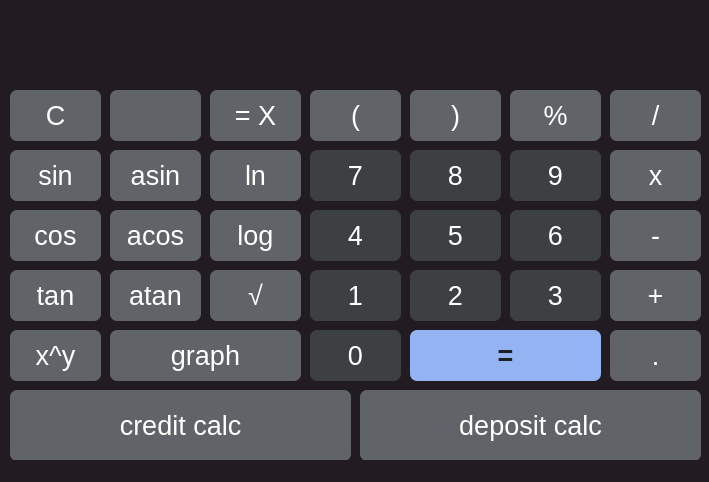
<?xml version="1.0" encoding="UTF-8"?>
<ui version="4.0">
 <class>View</class>
 <widget class="QMainWindow" name="View">
  <property name="enabled">
   <bool>true</bool>
  </property>
  <property name="geometry">
   <rect>
    <x>0</x>
    <y>0</y>
    <width>709</width>
    <height>482</height>
   </rect>
  </property>
  <property name="sizePolicy">
   <sizepolicy hsizetype="Fixed" vsizetype="Preferred">
    <horstretch>0</horstretch>
    <verstretch>0</verstretch>
   </sizepolicy>
  </property>
  <property name="minimumSize">
   <size>
    <width>709</width>
    <height>482</height>
   </size>
  </property>
  <property name="maximumSize">
   <size>
    <width>709</width>
    <height>482</height>
   </size>
  </property>
  <property name="sizeIncrement">
   <size>
    <width>0</width>
    <height>-1</height>
   </size>
  </property>
  <property name="baseSize">
   <size>
    <width>-1</width>
    <height>0</height>
   </size>
  </property>
  <property name="windowTitle">
   <string>s21_smart_calc_cpp</string>
  </property>
  <property name="styleSheet">
   <string notr="true">background-color: rgb(35, 27, 34);
</string>
  </property>
  <widget class="QWidget" name="centralwidget">
   <property name="minimumSize">
    <size>
     <width>709</width>
     <height>482</height>
    </size>
   </property>
   <property name="maximumSize">
    <size>
     <width>709</width>
     <height>482</height>
    </size>
   </property>
   <property name="mouseTracking">
    <bool>false</bool>
   </property>
   <property name="tabletTracking">
    <bool>false</bool>
   </property>
   <widget class="QPushButton" name="pushButton_tch">
    <property name="geometry">
     <rect>
      <x>610</x>
      <y>330</y>
      <width>91</width>
      <height>51</height>
     </rect>
    </property>
    <property name="font">
     <font>
      <pointsize>20</pointsize>
     </font>
    </property>
    <property name="styleSheet">
     <string notr="true">QPushButton {
	background-color: rgb(96, 99, 103);
  	color: white; 
	border-radius: 7px;
}
QPushButton:pressed {
    	border: 1px solid  gray;
	background-color: qlineargradient(x1: 0, y1: 0, x2: 0, y2: 1,
                                      stop: 0 #A9A9A9, stop: 1 #808080);
}</string>
    </property>
    <property name="text">
     <string>.</string>
    </property>
   </widget>
   <widget class="QPushButton" name="pushButton_plus">
    <property name="geometry">
     <rect>
      <x>610</x>
      <y>270</y>
      <width>91</width>
      <height>51</height>
     </rect>
    </property>
    <property name="font">
     <font>
      <pointsize>20</pointsize>
     </font>
    </property>
    <property name="styleSheet">
     <string notr="true">QPushButton {
	background-color: rgb(96, 99, 103);
  	color: white; 
	border-radius: 7px;
}
QPushButton:pressed {
    	border: 1px solid  gray;
	background-color: qlineargradient(x1: 0, y1: 0, x2: 0, y2: 1,
                                      stop: 0 #A9A9A9, stop: 1 #808080);
}</string>
    </property>
    <property name="text">
     <string>+</string>
    </property>
   </widget>
   <widget class="QPushButton" name="pushButton_sub">
    <property name="geometry">
     <rect>
      <x>610</x>
      <y>210</y>
      <width>91</width>
      <height>51</height>
     </rect>
    </property>
    <property name="font">
     <font>
      <pointsize>20</pointsize>
     </font>
    </property>
    <property name="styleSheet">
     <string notr="true">QPushButton {
	background-color: rgb(96, 99, 103);
  	color: white; 
	border-radius: 7px;
}
QPushButton:pressed {
    	border: 1px solid  gray;
	background-color: qlineargradient(x1: 0, y1: 0, x2: 0, y2: 1,
                                      stop: 0 #A9A9A9, stop: 1 #808080);
}</string>
    </property>
    <property name="text">
     <string>-</string>
    </property>
   </widget>
   <widget class="QPushButton" name="pushButton_mult">
    <property name="geometry">
     <rect>
      <x>610</x>
      <y>150</y>
      <width>91</width>
      <height>51</height>
     </rect>
    </property>
    <property name="font">
     <font>
      <pointsize>20</pointsize>
     </font>
    </property>
    <property name="styleSheet">
     <string notr="true">QPushButton {
	background-color: rgb(96, 99, 103);
  	color: white; 
	border-radius: 7px;
}
QPushButton:pressed {
    	border: 1px solid  gray;
	background-color: qlineargradient(x1: 0, y1: 0, x2: 0, y2: 1,
                                      stop: 0 #A9A9A9, stop: 1 #808080);
}</string>
    </property>
    <property name="text">
     <string>x</string>
    </property>
   </widget>
   <widget class="QPushButton" name="pushButton_result">
    <property name="geometry">
     <rect>
      <x>410</x>
      <y>330</y>
      <width>191</width>
      <height>51</height>
     </rect>
    </property>
    <property name="font">
     <font>
      <pointsize>20</pointsize>
      <bold>true</bold>
     </font>
    </property>
    <property name="styleSheet">
     <string notr="true">QPushButton {
	background-color:rgb(147, 179, 242);
  	color:rgb(32, 33, 36); 
	border-radius: 7px;
}
QPushButton:pressed {
    	border: 1px solid  gray;
	background-color: qlineargradient(x1: 0, y1: 0, x2: 0, y2: 1,
                                      stop: 0 #87CEEB, stop: 1 #00BFFF);
}
</string>
    </property>
    <property name="text">
     <string>=</string>
    </property>
   </widget>
   <widget class="QPushButton" name="pushButton_3">
    <property name="geometry">
     <rect>
      <x>510</x>
      <y>270</y>
      <width>91</width>
      <height>51</height>
     </rect>
    </property>
    <property name="font">
     <font>
      <pointsize>20</pointsize>
     </font>
    </property>
    <property name="styleSheet">
     <string notr="true">QPushButton {
	background-color:rgb(61, 64, 67);
  	color: white; 
	border-radius: 7px;
}
QPushButton:pressed {
    	border: 1px solid  gray;
	background-color: qlineargradient(x1: 0, y1: 0, x2: 0, y2: 1,
                                      stop: 0 #696969, stop: 1 #2F4F4F);
}
</string>
    </property>
    <property name="text">
     <string>3</string>
    </property>
   </widget>
   <widget class="QPushButton" name="pushButton_2">
    <property name="geometry">
     <rect>
      <x>410</x>
      <y>270</y>
      <width>91</width>
      <height>51</height>
     </rect>
    </property>
    <property name="font">
     <font>
      <pointsize>20</pointsize>
     </font>
    </property>
    <property name="styleSheet">
     <string notr="true">QPushButton {
	background-color:rgb(61, 64, 67);
  	color: white; 
	border-radius: 7px;
}
QPushButton:pressed {
    	border: 1px solid  gray;
	background-color: qlineargradient(x1: 0, y1: 0, x2: 0, y2: 1,
                                      stop: 0 #696969, stop: 1 #2F4F4F);
}
</string>
    </property>
    <property name="text">
     <string>2</string>
    </property>
   </widget>
   <widget class="QPushButton" name="pushButton_0">
    <property name="geometry">
     <rect>
      <x>310</x>
      <y>330</y>
      <width>91</width>
      <height>51</height>
     </rect>
    </property>
    <property name="font">
     <font>
      <pointsize>20</pointsize>
     </font>
    </property>
    <property name="styleSheet">
     <string notr="true">QPushButton {
	background-color:rgb(61, 64, 67);
  	color: white; 
	border-radius: 7px;
}
QPushButton:pressed {
    	border: 1px solid  gray;
	background-color: qlineargradient(x1: 0, y1: 0, x2: 0, y2: 1,
                                      stop: 0 #696969, stop: 1 #2F4F4F);
}
</string>
    </property>
    <property name="text">
     <string>0</string>
    </property>
   </widget>
   <widget class="QPushButton" name="pushButton_1">
    <property name="geometry">
     <rect>
      <x>310</x>
      <y>270</y>
      <width>91</width>
      <height>51</height>
     </rect>
    </property>
    <property name="font">
     <font>
      <pointsize>20</pointsize>
     </font>
    </property>
    <property name="styleSheet">
     <string notr="true">QPushButton {
	background-color:rgb(61, 64, 67);
  	color: white; 
	border-radius: 7px;
}
QPushButton:pressed {
    	border: 1px solid  gray;
	background-color: qlineargradient(x1: 0, y1: 0, x2: 0, y2: 1,
                                      stop: 0 #696969, stop: 1 #2F4F4F);
}
</string>
    </property>
    <property name="text">
     <string>1</string>
    </property>
   </widget>
   <widget class="QPushButton" name="pushButton_5">
    <property name="geometry">
     <rect>
      <x>410</x>
      <y>210</y>
      <width>91</width>
      <height>51</height>
     </rect>
    </property>
    <property name="font">
     <font>
      <pointsize>20</pointsize>
     </font>
    </property>
    <property name="styleSheet">
     <string notr="true">QPushButton {
	background-color:rgb(61, 64, 67);
  	color: white; 
	border-radius: 7px;
}
QPushButton:pressed {
    	border: 1px solid  gray;
	background-color: qlineargradient(x1: 0, y1: 0, x2: 0, y2: 1,
                                      stop: 0 #696969, stop: 1 #2F4F4F);
}
</string>
    </property>
    <property name="text">
     <string>5</string>
    </property>
   </widget>
   <widget class="QPushButton" name="pushButton_4">
    <property name="geometry">
     <rect>
      <x>310</x>
      <y>210</y>
      <width>91</width>
      <height>51</height>
     </rect>
    </property>
    <property name="font">
     <font>
      <pointsize>20</pointsize>
     </font>
    </property>
    <property name="styleSheet">
     <string notr="true">QPushButton {
	background-color:rgb(61, 64, 67);
  	color: white; 
	border-radius: 7px;
}
QPushButton:pressed {
    	border: 1px solid  gray;
	background-color: qlineargradient(x1: 0, y1: 0, x2: 0, y2: 1,
                                      stop: 0 #696969, stop: 1 #2F4F4F);
}
</string>
    </property>
    <property name="text">
     <string>4</string>
    </property>
   </widget>
   <widget class="QPushButton" name="pushButton_6">
    <property name="geometry">
     <rect>
      <x>510</x>
      <y>210</y>
      <width>91</width>
      <height>51</height>
     </rect>
    </property>
    <property name="font">
     <font>
      <pointsize>20</pointsize>
     </font>
    </property>
    <property name="styleSheet">
     <string notr="true">QPushButton {
	background-color:rgb(61, 64, 67);
  	color: white; 
	border-radius: 7px;
}
QPushButton:pressed {
    	border: 1px solid  gray;
	background-color: qlineargradient(x1: 0, y1: 0, x2: 0, y2: 1,
                                      stop: 0 #696969, stop: 1 #2F4F4F);
}
</string>
    </property>
    <property name="text">
     <string>6</string>
    </property>
   </widget>
   <widget class="QPushButton" name="pushButton_8">
    <property name="geometry">
     <rect>
      <x>410</x>
      <y>150</y>
      <width>91</width>
      <height>51</height>
     </rect>
    </property>
    <property name="font">
     <font>
      <pointsize>20</pointsize>
     </font>
    </property>
    <property name="styleSheet">
     <string notr="true">QPushButton {
	background-color:rgb(61, 64, 67);
  	color: white; 
	border-radius: 7px;
}
QPushButton:pressed {
    	border: 1px solid  gray;
	background-color: qlineargradient(x1: 0, y1: 0, x2: 0, y2: 1,
                                      stop: 0 #696969, stop: 1 #2F4F4F);
}
</string>
    </property>
    <property name="text">
     <string>8</string>
    </property>
   </widget>
   <widget class="QPushButton" name="pushButton_7">
    <property name="geometry">
     <rect>
      <x>310</x>
      <y>150</y>
      <width>91</width>
      <height>51</height>
     </rect>
    </property>
    <property name="font">
     <font>
      <pointsize>20</pointsize>
     </font>
    </property>
    <property name="styleSheet">
     <string notr="true">QPushButton {
	background-color:rgb(61, 64, 67);
  	color: white; 
	border-radius: 7px;
}
QPushButton:pressed {
    	border: 1px solid  gray;
	background-color: qlineargradient(x1: 0, y1: 0, x2: 0, y2: 1,
                                      stop: 0 #696969, stop: 1 #2F4F4F);
}
</string>
    </property>
    <property name="text">
     <string>7</string>
    </property>
   </widget>
   <widget class="QPushButton" name="pushButton_9">
    <property name="geometry">
     <rect>
      <x>510</x>
      <y>150</y>
      <width>91</width>
      <height>51</height>
     </rect>
    </property>
    <property name="font">
     <font>
      <pointsize>20</pointsize>
     </font>
    </property>
    <property name="styleSheet">
     <string notr="true">QPushButton {
	background-color:rgb(61, 64, 67);
  	color: white; 
	border-radius: 7px;
}
QPushButton:pressed {
    	border: 1px solid  gray;
	background-color: qlineargradient(x1: 0, y1: 0, x2: 0, y2: 1,
                                      stop: 0 #696969, stop: 1 #2F4F4F);
}
</string>
    </property>
    <property name="text">
     <string>9</string>
    </property>
   </widget>
   <widget class="QPushButton" name="pushButton_div">
    <property name="geometry">
     <rect>
      <x>610</x>
      <y>90</y>
      <width>91</width>
      <height>51</height>
     </rect>
    </property>
    <property name="font">
     <font>
      <pointsize>20</pointsize>
     </font>
    </property>
    <property name="styleSheet">
     <string notr="true">QPushButton {
	background-color: rgb(96, 99, 103);
  	color: white; 
	border-radius: 7px;
}
QPushButton:pressed {
    	border: 1px solid  gray;
	background-color: qlineargradient(x1: 0, y1: 0, x2: 0, y2: 1,
                                      stop: 0 #A9A9A9, stop: 1 #808080);
}</string>
    </property>
    <property name="text">
     <string>/</string>
    </property>
   </widget>
   <widget class="QPushButton" name="pushButton_mod">
    <property name="geometry">
     <rect>
      <x>510</x>
      <y>90</y>
      <width>91</width>
      <height>51</height>
     </rect>
    </property>
    <property name="font">
     <font>
      <pointsize>20</pointsize>
     </font>
    </property>
    <property name="styleSheet">
     <string notr="true">QPushButton {
	background-color: rgb(96, 99, 103);
  	color: white; 
	border-radius: 7px;
}
QPushButton:pressed {
    	border: 1px solid  gray;
	background-color: qlineargradient(x1: 0, y1: 0, x2: 0, y2: 1,
                                      stop: 0 #A9A9A9, stop: 1 #808080);
}</string>
    </property>
    <property name="text">
     <string>%</string>
    </property>
   </widget>
   <widget class="QPushButton" name="pushButton_R">
    <property name="geometry">
     <rect>
      <x>410</x>
      <y>90</y>
      <width>91</width>
      <height>51</height>
     </rect>
    </property>
    <property name="font">
     <font>
      <pointsize>20</pointsize>
     </font>
    </property>
    <property name="styleSheet">
     <string notr="true">QPushButton {
	background-color: rgb(96, 99, 103);
  	color: white; 
	border-radius: 7px;
}
QPushButton:pressed {
    	border: 1px solid  gray;
	background-color: qlineargradient(x1: 0, y1: 0, x2: 0, y2: 1,
                                      stop: 0 #A9A9A9, stop: 1 #808080);
}</string>
    </property>
    <property name="text">
     <string>)</string>
    </property>
   </widget>
   <widget class="QPushButton" name="pushButton_L">
    <property name="geometry">
     <rect>
      <x>310</x>
      <y>90</y>
      <width>91</width>
      <height>51</height>
     </rect>
    </property>
    <property name="font">
     <font>
      <pointsize>20</pointsize>
     </font>
    </property>
    <property name="styleSheet">
     <string notr="true">QPushButton {
	background-color: rgb(96, 99, 103);
  	color: white; 
	border-radius: 7px;
}
QPushButton:pressed {
    	border: 1px solid  gray;
	background-color: qlineargradient(x1: 0, y1: 0, x2: 0, y2: 1,
                                      stop: 0 #A9A9A9, stop: 1 #808080);
}</string>
    </property>
    <property name="text">
     <string>(</string>
    </property>
   </widget>
   <widget class="QPushButton" name="pushButton_acos">
    <property name="geometry">
     <rect>
      <x>110</x>
      <y>210</y>
      <width>91</width>
      <height>51</height>
     </rect>
    </property>
    <property name="font">
     <font>
      <pointsize>20</pointsize>
     </font>
    </property>
    <property name="styleSheet">
     <string notr="true">QPushButton {
	background-color: rgb(96, 99, 103);
  	color: white; 
	border-radius: 7px;
}
QPushButton:pressed {
    	border: 1px solid  gray;
	background-color: qlineargradient(x1: 0, y1: 0, x2: 0, y2: 1,
                                      stop: 0 #A9A9A9, stop: 1 #808080);
}</string>
    </property>
    <property name="text">
     <string>acos</string>
    </property>
   </widget>
   <widget class="QPushButton" name="pushButton_sin">
    <property name="geometry">
     <rect>
      <x>10</x>
      <y>150</y>
      <width>91</width>
      <height>51</height>
     </rect>
    </property>
    <property name="font">
     <font>
      <pointsize>20</pointsize>
     </font>
    </property>
    <property name="styleSheet">
     <string notr="true">QPushButton {
	background-color: rgb(96, 99, 103);
  	color: white; 
	border-radius: 7px;
}
QPushButton:pressed {
    	border: 1px solid  gray;
	background-color: qlineargradient(x1: 0, y1: 0, x2: 0, y2: 1,
                                      stop: 0 #A9A9A9, stop: 1 #808080);
}</string>
    </property>
    <property name="text">
     <string>sin</string>
    </property>
   </widget>
   <widget class="QPushButton" name="pushButton_sqrt">
    <property name="geometry">
     <rect>
      <x>210</x>
      <y>270</y>
      <width>91</width>
      <height>51</height>
     </rect>
    </property>
    <property name="font">
     <font>
      <pointsize>20</pointsize>
     </font>
    </property>
    <property name="styleSheet">
     <string notr="true">QPushButton {
	background-color: rgb(96, 99, 103);
  	color: white; 
	border-radius: 7px;
}
QPushButton:pressed {
    	border: 1px solid  gray;
	background-color: qlineargradient(x1: 0, y1: 0, x2: 0, y2: 1,
                                      stop: 0 #A9A9A9, stop: 1 #808080);
}</string>
    </property>
    <property name="text">
     <string>√</string>
    </property>
   </widget>
   <widget class="QPushButton" name="pushButton_log">
    <property name="geometry">
     <rect>
      <x>210</x>
      <y>210</y>
      <width>91</width>
      <height>51</height>
     </rect>
    </property>
    <property name="font">
     <font>
      <pointsize>20</pointsize>
     </font>
    </property>
    <property name="styleSheet">
     <string notr="true">QPushButton {
	background-color: rgb(96, 99, 103);
  	color: white; 
	border-radius: 7px;
}
QPushButton:pressed {
    	border: 1px solid  gray;
	background-color: qlineargradient(x1: 0, y1: 0, x2: 0, y2: 1,
                                      stop: 0 #A9A9A9, stop: 1 #808080);
}</string>
    </property>
    <property name="text">
     <string>log</string>
    </property>
   </widget>
   <widget class="QPushButton" name="pushButton_pow">
    <property name="geometry">
     <rect>
      <x>10</x>
      <y>330</y>
      <width>91</width>
      <height>51</height>
     </rect>
    </property>
    <property name="font">
     <font>
      <pointsize>20</pointsize>
     </font>
    </property>
    <property name="styleSheet">
     <string notr="true">QPushButton {
	background-color: rgb(96, 99, 103);
  	color: white; 
	border-radius: 7px;
}
QPushButton:pressed {
    	border: 1px solid  gray;
	background-color: qlineargradient(x1: 0, y1: 0, x2: 0, y2: 1,
                                      stop: 0 #A9A9A9, stop: 1 #808080);
}</string>
    </property>
    <property name="text">
     <string>x^y</string>
    </property>
   </widget>
   <widget class="QPushButton" name="pushButton_ln">
    <property name="geometry">
     <rect>
      <x>210</x>
      <y>150</y>
      <width>91</width>
      <height>51</height>
     </rect>
    </property>
    <property name="font">
     <font>
      <pointsize>20</pointsize>
     </font>
    </property>
    <property name="styleSheet">
     <string notr="true">QPushButton {
	background-color: rgb(96, 99, 103);
  	color: white; 
	border-radius: 7px;
}
QPushButton:pressed {
    	border: 1px solid  gray;
	background-color: qlineargradient(x1: 0, y1: 0, x2: 0, y2: 1,
                                      stop: 0 #A9A9A9, stop: 1 #808080);
}</string>
    </property>
    <property name="text">
     <string>ln</string>
    </property>
   </widget>
   <widget class="QPushButton" name="pushButton_tan">
    <property name="geometry">
     <rect>
      <x>10</x>
      <y>270</y>
      <width>91</width>
      <height>51</height>
     </rect>
    </property>
    <property name="font">
     <font>
      <pointsize>20</pointsize>
     </font>
    </property>
    <property name="styleSheet">
     <string notr="true">QPushButton {
	background-color: rgb(96, 99, 103);
  	color: white; 
	border-radius: 7px;
}
QPushButton:pressed {
    	border: 1px solid  gray;
	background-color: qlineargradient(x1: 0, y1: 0, x2: 0, y2: 1,
                                      stop: 0 #A9A9A9, stop: 1 #808080);
}</string>
    </property>
    <property name="text">
     <string>tan</string>
    </property>
   </widget>
   <widget class="QPushButton" name="pushButton_cos">
    <property name="geometry">
     <rect>
      <x>10</x>
      <y>210</y>
      <width>91</width>
      <height>51</height>
     </rect>
    </property>
    <property name="font">
     <font>
      <pointsize>20</pointsize>
     </font>
    </property>
    <property name="styleSheet">
     <string notr="true">QPushButton {
	background-color: rgb(96, 99, 103);
  	color: white; 
	border-radius: 7px;
}
QPushButton:pressed {
    	border: 1px solid  gray;
	background-color: qlineargradient(x1: 0, y1: 0, x2: 0, y2: 1,
                                      stop: 0 #A9A9A9, stop: 1 #808080);
}</string>
    </property>
    <property name="text">
     <string>cos</string>
    </property>
   </widget>
   <widget class="QPushButton" name="pushButton_x">
    <property name="geometry">
     <rect>
      <x>210</x>
      <y>90</y>
      <width>91</width>
      <height>51</height>
     </rect>
    </property>
    <property name="font">
     <font>
      <pointsize>20</pointsize>
     </font>
    </property>
    <property name="styleSheet">
     <string notr="true">QPushButton {
	background-color: rgb(96, 99, 103);
  	color: white; 
	border-radius: 7px;
}
QPushButton:pressed {
    	border: 1px solid  gray;
	background-color: qlineargradient(x1: 0, y1: 0, x2: 0, y2: 1,
                                      stop: 0 #A9A9A9, stop: 1 #808080);
}</string>
    </property>
    <property name="text">
     <string>= X</string>
    </property>
   </widget>
   <widget class="QPushButton" name="pushButton_atan">
    <property name="geometry">
     <rect>
      <x>110</x>
      <y>270</y>
      <width>91</width>
      <height>51</height>
     </rect>
    </property>
    <property name="font">
     <font>
      <pointsize>20</pointsize>
     </font>
    </property>
    <property name="styleSheet">
     <string notr="true">QPushButton {
	background-color: rgb(96, 99, 103);
  	color: white; 
	border-radius: 7px;
}
QPushButton:pressed {
    	border: 1px solid  gray;
	background-color: qlineargradient(x1: 0, y1: 0, x2: 0, y2: 1,
                                      stop: 0 #A9A9A9, stop: 1 #808080);
}</string>
    </property>
    <property name="text">
     <string>atan</string>
    </property>
   </widget>
   <widget class="QPushButton" name="pushButton_asin">
    <property name="geometry">
     <rect>
      <x>110</x>
      <y>150</y>
      <width>91</width>
      <height>51</height>
     </rect>
    </property>
    <property name="font">
     <font>
      <pointsize>20</pointsize>
     </font>
    </property>
    <property name="styleSheet">
     <string notr="true">QPushButton {
	background-color: rgb(96, 99, 103);
  	color: white; 
	border-radius: 7px;
}
QPushButton:pressed {
    	border: 1px solid  gray;
	background-color: qlineargradient(x1: 0, y1: 0, x2: 0, y2: 1,
                                      stop: 0 #A9A9A9, stop: 1 #808080);
}</string>
    </property>
    <property name="text">
     <string>asin</string>
    </property>
   </widget>
   <widget class="QLineEdit" name="lineEdit">
    <property name="geometry">
     <rect>
      <x>10</x>
      <y>0</y>
      <width>691</width>
      <height>81</height>
     </rect>
    </property>
    <property name="font">
     <font>
      <family>Kefa</family>
      <pointsize>36</pointsize>
     </font>
    </property>
    <property name="tabletTracking">
     <bool>true</bool>
    </property>
    <property name="layoutDirection">
     <enum>Qt::LeftToRight</enum>
    </property>
    <property name="styleSheet">
     <string notr="true">QLineEdit{
	color: white;
}
QLabel {
  	qproperty-alignment: 'AlignVCenter | AlignRight';
}
</string>
    </property>
    <property name="text">
     <string/>
    </property>
    <property name="maxLength">
     <number>255</number>
    </property>
    <property name="frame">
     <bool>false</bool>
    </property>
    <property name="alignment">
     <set>Qt::AlignRight|Qt::AlignTrailing|Qt::AlignVCenter</set>
    </property>
    <property name="cursorMoveStyle">
     <enum>Qt::LogicalMoveStyle</enum>
    </property>
   </widget>
   <widget class="QPushButton" name="pushButton_graph">
    <property name="geometry">
     <rect>
      <x>110</x>
      <y>330</y>
      <width>191</width>
      <height>51</height>
     </rect>
    </property>
    <property name="font">
     <font>
      <pointsize>20</pointsize>
     </font>
    </property>
    <property name="styleSheet">
     <string notr="true">QPushButton {
	background-color: rgb(96, 99, 103);
  	color: white; 
	border-radius: 7px;
}
QPushButton:pressed {
    	border: 1px solid  gray;
	background-color: qlineargradient(x1: 0, y1: 0, x2: 0, y2: 1,
                                      stop: 0 #A9A9A9, stop: 1 #808080);
}</string>
    </property>
    <property name="text">
     <string>graph</string>
    </property>
   </widget>
   <widget class="QPushButton" name="pushButton_sin_2">
    <property name="geometry">
     <rect>
      <x>10</x>
      <y>90</y>
      <width>91</width>
      <height>51</height>
     </rect>
    </property>
    <property name="font">
     <font>
      <pointsize>20</pointsize>
     </font>
    </property>
    <property name="styleSheet">
     <string notr="true">QPushButton {
	background-color: rgb(96, 99, 103);
  	color: white; 
	border-radius: 7px;
}
QPushButton:pressed {
    	border: 1px solid  gray;
	background-color: qlineargradient(x1: 0, y1: 0, x2: 0, y2: 1,
                                      stop: 0 #A9A9A9, stop: 1 #808080);
}</string>
    </property>
    <property name="text">
     <string>C</string>
    </property>
   </widget>
   <widget class="QLineEdit" name="lineEdit_2">
    <property name="geometry">
     <rect>
      <x>110</x>
      <y>90</y>
      <width>91</width>
      <height>51</height>
     </rect>
    </property>
    <property name="font">
     <font>
      <pointsize>20</pointsize>
     </font>
    </property>
    <property name="styleSheet">
     <string notr="true">
	background-color: rgb(96, 99, 103);
  	color: white; 
	border-radius: 7px;

</string>
    </property>
    <property name="text">
     <string/>
    </property>
    <property name="alignment">
     <set>Qt::AlignCenter</set>
    </property>
   </widget>
   <widget class="QPushButton" name="pushButton_credit_calc">
    <property name="geometry">
     <rect>
      <x>10</x>
      <y>390</y>
      <width>341</width>
      <height>71</height>
     </rect>
    </property>
    <property name="font">
     <font>
      <pointsize>20</pointsize>
     </font>
    </property>
    <property name="styleSheet">
     <string notr="true">QPushButton {
	background-color: rgb(96, 99, 103);
  	color: white; 
	border-radius: 7px;
}
QPushButton:pressed {
    	border: 1px solid  gray;
	background-color: qlineargradient(x1: 0, y1: 0, x2: 0, y2: 1,
                                      stop: 0 #A9A9A9, stop: 1 #808080);
}</string>
    </property>
    <property name="text">
     <string>credit calc</string>
    </property>
   </widget>
   <widget class="QPushButton" name="pushButton_deposit_calc">
    <property name="geometry">
     <rect>
      <x>360</x>
      <y>390</y>
      <width>341</width>
      <height>71</height>
     </rect>
    </property>
    <property name="font">
     <font>
      <pointsize>20</pointsize>
     </font>
    </property>
    <property name="styleSheet">
     <string notr="true">QPushButton {
	background-color: rgb(96, 99, 103);
  	color: white; 
	border-radius: 7px;
}
QPushButton:pressed {
    	border: 1px solid  gray;
	background-color: qlineargradient(x1: 0, y1: 0, x2: 0, y2: 1,
                                      stop: 0 #A9A9A9, stop: 1 #808080);
}</string>
    </property>
    <property name="text">
     <string>deposit calc</string>
    </property>
   </widget>
  </widget>
  <widget class="QMenuBar" name="menubar">
   <property name="geometry">
    <rect>
     <x>0</x>
     <y>0</y>
     <width>709</width>
     <height>17</height>
    </rect>
   </property>
  </widget>
  <widget class="QStatusBar" name="statusbar"/>
 </widget>
 <resources/>
 <connections/>
</ui>
